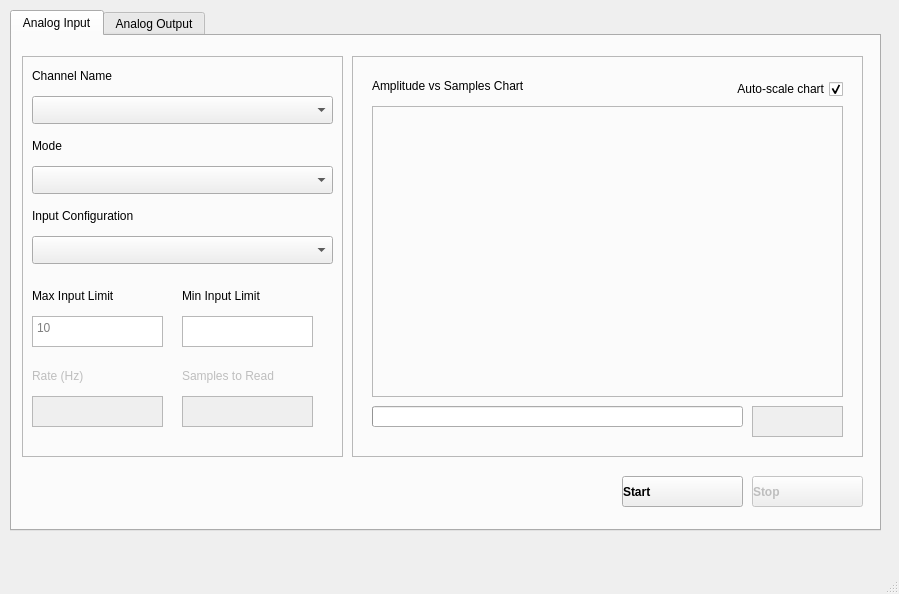
<?xml version="1.0" encoding="UTF-8"?>
<ui version="4.0">
 <class>MainWindow</class>
 <widget class="QMainWindow" name="MainWindow">
  <property name="geometry">
   <rect>
    <x>0</x>
    <y>0</y>
    <width>899</width>
    <height>594</height>
   </rect>
  </property>
  <property name="windowTitle">
   <string>MainWindow</string>
  </property>
  <widget class="QWidget" name="centralwidget">
   <widget class="QTabWidget" name="tabWidget">
    <property name="geometry">
     <rect>
      <x>10</x>
      <y>10</y>
      <width>871</width>
      <height>521</height>
     </rect>
    </property>
    <property name="currentIndex">
     <number>0</number>
    </property>
    <widget class="QWidget" name="tab_analogInput">
     <attribute name="title">
      <string>Analog Input</string>
     </attribute>
     <widget class="QPushButton" name="pushButton_start">
      <property name="geometry">
       <rect>
        <x>610</x>
        <y>440</y>
        <width>121</width>
        <height>31</height>
       </rect>
      </property>
      <property name="font">
       <font>
        <bold>true</bold>
       </font>
      </property>
      <property name="layoutDirection">
       <enum>Qt::LeftToRight</enum>
      </property>
      <property name="styleSheet">
       <string notr="true">text-align:left;</string>
      </property>
      <property name="text">
       <string>Start</string>
      </property>
      <property name="icon">
       <iconset>
        <normaloff>images/start.png</normaloff>images/start.png</iconset>
      </property>
     </widget>
     <widget class="QPushButton" name="pushButton_stop">
      <property name="enabled">
       <bool>false</bool>
      </property>
      <property name="geometry">
       <rect>
        <x>740</x>
        <y>440</y>
        <width>111</width>
        <height>31</height>
       </rect>
      </property>
      <property name="font">
       <font>
        <bold>true</bold>
       </font>
      </property>
      <property name="styleSheet">
       <string notr="true">text-align:left;</string>
      </property>
      <property name="text">
       <string>Stop</string>
      </property>
      <property name="icon">
       <iconset>
        <normaloff>images/stop.png</normaloff>images/stop.png</iconset>
      </property>
      <property name="checkable">
       <bool>false</bool>
      </property>
      <property name="checked">
       <bool>false</bool>
      </property>
     </widget>
     <widget class="QFrame" name="frame_parameters">
      <property name="enabled">
       <bool>true</bool>
      </property>
      <property name="geometry">
       <rect>
        <x>10</x>
        <y>20</y>
        <width>321</width>
        <height>401</height>
       </rect>
      </property>
      <property name="frameShape">
       <enum>QFrame::StyledPanel</enum>
      </property>
      <property name="frameShadow">
       <enum>QFrame::Raised</enum>
      </property>
      <widget class="QLabel" name="label">
       <property name="geometry">
        <rect>
         <x>10</x>
         <y>10</y>
         <width>101</width>
         <height>20</height>
        </rect>
       </property>
       <property name="text">
        <string>Channel Name</string>
       </property>
      </widget>
      <widget class="QLabel" name="label_2">
       <property name="geometry">
        <rect>
         <x>10</x>
         <y>80</y>
         <width>101</width>
         <height>20</height>
        </rect>
       </property>
       <property name="text">
        <string>Mode</string>
       </property>
      </widget>
      <widget class="QLabel" name="label_3">
       <property name="geometry">
        <rect>
         <x>10</x>
         <y>150</y>
         <width>141</width>
         <height>20</height>
        </rect>
       </property>
       <property name="text">
        <string>Input Configuration</string>
       </property>
      </widget>
      <widget class="QLabel" name="label_4">
       <property name="geometry">
        <rect>
         <x>10</x>
         <y>230</y>
         <width>121</width>
         <height>20</height>
        </rect>
       </property>
       <property name="text">
        <string>Max Input Limit</string>
       </property>
      </widget>
      <widget class="QLabel" name="label_5">
       <property name="geometry">
        <rect>
         <x>160</x>
         <y>230</y>
         <width>121</width>
         <height>20</height>
        </rect>
       </property>
       <property name="text">
        <string>Min Input Limit</string>
       </property>
      </widget>
      <widget class="QLabel" name="label_rate">
       <property name="enabled">
        <bool>false</bool>
       </property>
       <property name="geometry">
        <rect>
         <x>10</x>
         <y>310</y>
         <width>71</width>
         <height>20</height>
        </rect>
       </property>
       <property name="text">
        <string>Rate (Hz)</string>
       </property>
      </widget>
      <widget class="QLabel" name="label_samplesRead">
       <property name="enabled">
        <bool>false</bool>
       </property>
       <property name="geometry">
        <rect>
         <x>160</x>
         <y>310</y>
         <width>121</width>
         <height>20</height>
        </rect>
       </property>
       <property name="text">
        <string>Samples to Read</string>
       </property>
      </widget>
      <widget class="QComboBox" name="comboBox_channelName">
       <property name="geometry">
        <rect>
         <x>10</x>
         <y>40</y>
         <width>301</width>
         <height>28</height>
        </rect>
       </property>
      </widget>
      <widget class="QComboBox" name="comboBox_mode">
       <property name="geometry">
        <rect>
         <x>10</x>
         <y>110</y>
         <width>301</width>
         <height>28</height>
        </rect>
       </property>
      </widget>
      <widget class="QComboBox" name="comboBox_inputConfig">
       <property name="geometry">
        <rect>
         <x>10</x>
         <y>180</y>
         <width>301</width>
         <height>28</height>
        </rect>
       </property>
      </widget>
      <widget class="QTextEdit" name="textEdit_maxInput">
       <property name="geometry">
        <rect>
         <x>10</x>
         <y>260</y>
         <width>131</width>
         <height>31</height>
        </rect>
       </property>
       <property name="styleSheet">
        <string notr="true">text-align:right;</string>
       </property>
       <property name="markdown">
        <string>10

</string>
       </property>
       <property name="placeholderText">
        <string>10</string>
       </property>
      </widget>
      <widget class="QTextEdit" name="textEdit_minInput">
       <property name="geometry">
        <rect>
         <x>160</x>
         <y>260</y>
         <width>131</width>
         <height>31</height>
        </rect>
       </property>
       <property name="styleSheet">
        <string notr="true">text-align:right;</string>
       </property>
       <property name="markdown">
        <string>-10

</string>
       </property>
       <property name="placeholderText">
        <string/>
       </property>
      </widget>
      <widget class="QTextEdit" name="textEdit_rate">
       <property name="enabled">
        <bool>false</bool>
       </property>
       <property name="geometry">
        <rect>
         <x>10</x>
         <y>340</y>
         <width>131</width>
         <height>31</height>
        </rect>
       </property>
       <property name="layoutDirection">
        <enum>Qt::LeftToRight</enum>
       </property>
       <property name="styleSheet">
        <string notr="true">text-align:right;</string>
       </property>
       <property name="markdown">
        <string>1000

</string>
       </property>
       <property name="placeholderText">
        <string/>
       </property>
      </widget>
      <widget class="QTextEdit" name="textEdit_samplesRead">
       <property name="enabled">
        <bool>false</bool>
       </property>
       <property name="geometry">
        <rect>
         <x>160</x>
         <y>340</y>
         <width>131</width>
         <height>31</height>
        </rect>
       </property>
       <property name="styleSheet">
        <string notr="true">text-align:right;</string>
       </property>
       <property name="markdown">
        <string>1000

</string>
       </property>
       <property name="placeholderText">
        <string/>
       </property>
      </widget>
     </widget>
     <widget class="QFrame" name="frame_plot">
      <property name="geometry">
       <rect>
        <x>340</x>
        <y>20</y>
        <width>511</width>
        <height>401</height>
       </rect>
      </property>
      <property name="frameShape">
       <enum>QFrame::StyledPanel</enum>
      </property>
      <property name="frameShadow">
       <enum>QFrame::Raised</enum>
      </property>
      <widget class="QFrame" name="frame_3">
       <property name="geometry">
        <rect>
         <x>20</x>
         <y>50</y>
         <width>471</width>
         <height>291</height>
        </rect>
       </property>
       <property name="frameShape">
        <enum>QFrame::StyledPanel</enum>
       </property>
       <property name="frameShadow">
        <enum>QFrame::Raised</enum>
       </property>
       <widget class="PlotWidget" name="graphWidget" native="true">
        <property name="geometry">
         <rect>
          <x>0</x>
          <y>0</y>
          <width>471</width>
          <height>291</height>
         </rect>
        </property>
       </widget>
      </widget>
      <widget class="QLabel" name="label_6">
       <property name="geometry">
        <rect>
         <x>20</x>
         <y>20</y>
         <width>201</width>
         <height>20</height>
        </rect>
       </property>
       <property name="text">
        <string>Amplitude vs Samples Chart</string>
       </property>
      </widget>
      <widget class="QCheckBox" name="checkBox_scale">
       <property name="geometry">
        <rect>
         <x>350</x>
         <y>20</y>
         <width>141</width>
         <height>26</height>
        </rect>
       </property>
       <property name="layoutDirection">
        <enum>Qt::RightToLeft</enum>
       </property>
       <property name="text">
        <string>Auto-scale chart</string>
       </property>
       <property name="checked">
        <bool>true</bool>
       </property>
      </widget>
      <widget class="QTextEdit" name="textEdit_analogValue">
       <property name="enabled">
        <bool>false</bool>
       </property>
       <property name="geometry">
        <rect>
         <x>400</x>
         <y>350</y>
         <width>91</width>
         <height>31</height>
        </rect>
       </property>
       <property name="markdown">
        <string>0.00

</string>
       </property>
       <property name="placeholderText">
        <string/>
       </property>
      </widget>
      <widget class="QProgressBar" name="progressBar_finite">
       <property name="enabled">
        <bool>true</bool>
       </property>
       <property name="geometry">
        <rect>
         <x>20</x>
         <y>350</y>
         <width>371</width>
         <height>21</height>
        </rect>
       </property>
       <property name="maximum">
        <number>100</number>
       </property>
       <property name="value">
        <number>0</number>
       </property>
       <property name="textVisible">
        <bool>false</bool>
       </property>
      </widget>
     </widget>
    </widget>
    <widget class="QWidget" name="tab_analogOutput">
     <attribute name="title">
      <string>Analog Output</string>
     </attribute>
    </widget>
   </widget>
  </widget>
  <widget class="QMenuBar" name="menubar">
   <property name="geometry">
    <rect>
     <x>0</x>
     <y>0</y>
     <width>899</width>
     <height>17</height>
    </rect>
   </property>
  </widget>
  <widget class="QStatusBar" name="statusbar"/>
 </widget>
 <customwidgets>
  <customwidget>
   <class>PlotWidget</class>
   <extends>QWidget</extends>
   <header>pyqtgraph</header>
   <container>1</container>
  </customwidget>
 </customwidgets>
 <resources/>
 <connections/>
</ui>
